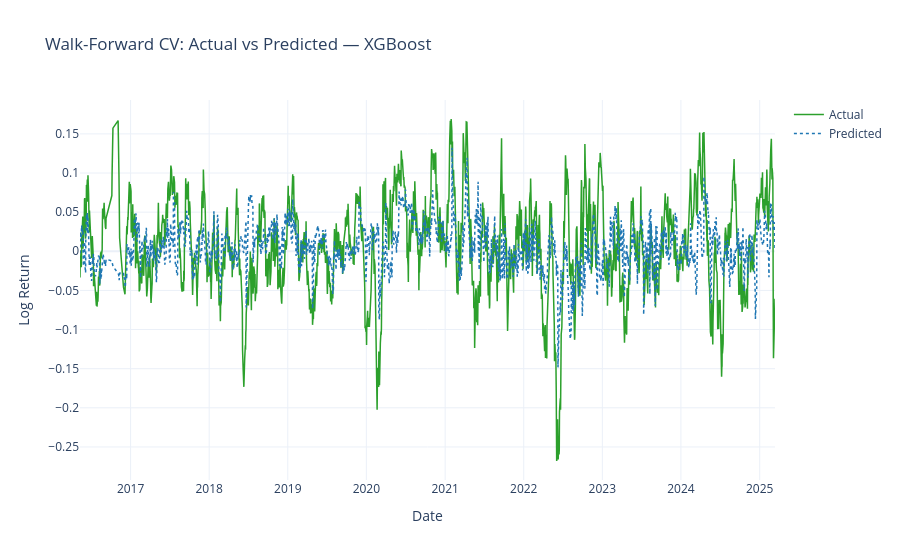

Source (notebook cell):
### Code cell
# Best model CV predictions vs actuals
best_name = summary['rmse'].idxmin()
print(f'Best model by CV RMSE: {best_name}')
fig_cv = plot_cv_results(cv_results[best_name], model_name=best_name)
fig_cv.show()

### Figure 1 — Plotly figure (JSON) as saved in the notebook; plotly's stock layout.template omitted (floating-point values rounded to 4 significant figures; data arrays with more than 128 entries replaced by an {"elided": "..."} marker saying what was removed)
{"data": [{"line": {"color": "#2ca02c", "width": 1.5}, "name": "Actual", "type": "scatter", "x": {"elided": "2260 str values"}, "y": {"elided": "2260 float values"}}, {"line": {"color": "#1f77b4", "dash": "dot", "width": 1.5}, "name": "Predicted", "type": "scatter", "x": {"elided": "2260 str values"}, "y": {"elided": "2260 float values"}}], "layout": {"hovermode": "x unified", "title": {"text": "Walk-Forward CV: Actual vs Predicted — XGBoost"}, "xaxis": {"title": {"text": "Date"}}, "yaxis": {"title": {"text": "Log Return"}}}}
